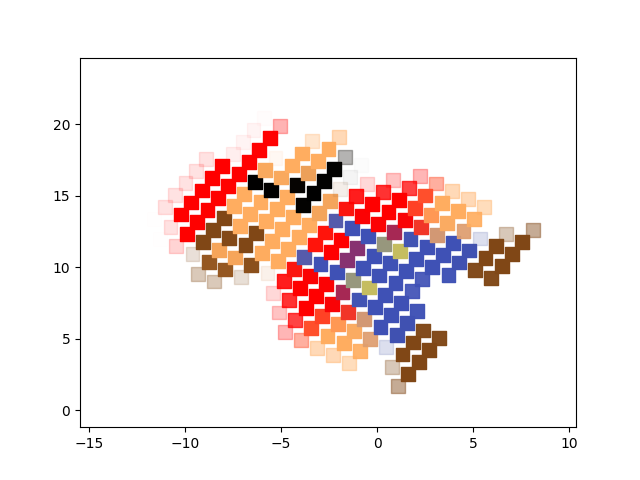

The script that saved this image:
import numpy as np
import matplotlib.pyplot as plt

im = plt.imread('sample.png')
h, w, _ = im.shape
x = [i for i in range(w) for _ in range(h)]
y = [h-1-i for _ in range(w) for i in range(h)]
c = [tuple(im[j][i]) for i in range(w) for j in range(h)]

t = 1.0
r = np.array([
  [np.cos(t), -np.sin(t)],
  [np.sin(t), np.cos(t)]
])
p = np.array([x,y])
p = r@p
x, y = p[0], p[1]

plt.scatter(x, y, marker=',', s=100, color=c)
plt.savefig('1.png')
